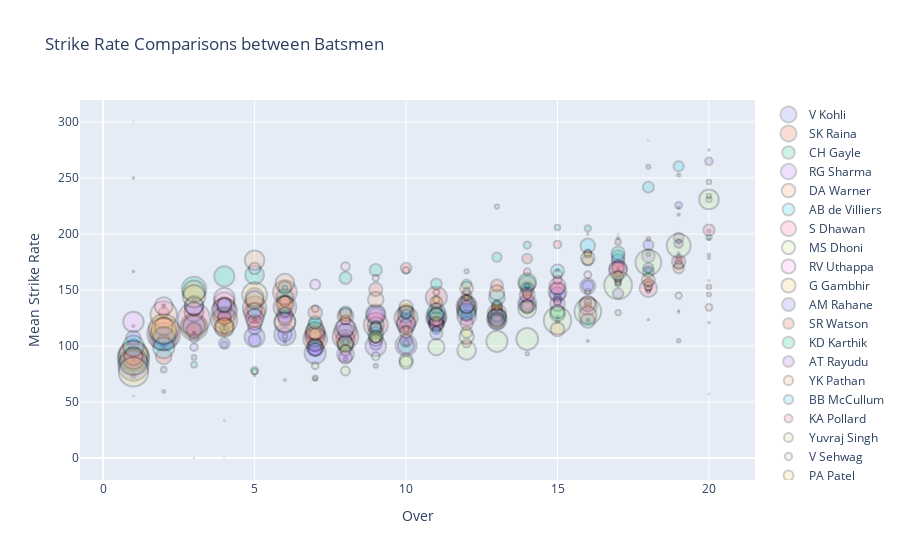

Write notebook code for a chart like this one.
### Code cell
x1 = Data[Data.Batsman=='V Kohli']['Over']
x2 = Data[Data.Batsman=='CH Gayle']['Over']
y1 = Data[Data.Batsman=='V Kohli']['Mean Strike Rate']
y2 = Data[Data.Batsman=='CH Gayle']['Mean Strike Rate']
trace = []

l = list(Data['Batsman'].unique())
d = {player:no for no,player in enumerate(l)}

layout = go.Layout(
    title='Strike Rate Comparisons between Batsmen',
    yaxis=dict(
        title='Mean Strike Rate'
    ),
    xaxis=dict(
        title='Over'
    )
)

for batsman in bmen :
    trace.append(go.Scatter(
    x= Data[Data.Batsman==batsman]['Over'],
    y=Data[Data.Batsman==batsman]['Mean Strike Rate'],
    mode='markers',
    marker=dict(
        size = 0.08*Data[Data.Batsman==batsman]['Total Balls'],
        color=2,
        opacity=0.2,
        line=dict(
                color='Black',
                width=2
            )
    ),
    name=batsman

    ))




fig = go.Figure(data=trace, layout=layout)
py.offline.iplot(fig)

### Figure 1 — Plotly figure (JSON) as saved in the notebook; plotly's stock layout.template omitted (floating-point values rounded to 4 significant figures)
{"data": [{"marker": {"color": 2, "line": {"color": "Black", "width": 2}, "opacity": 0.2, "size": [14.48, 19.2, 21.2, 21.2, 20, 21.36, 21.2, 22.16, 19.36, 18.72, 20.56, 19.2, 17.84, 15.36, 15.12, 15.12, 12.56, 9.92, 6.88, 5.44]}, "mode": "markers", "name": "V Kohli", "type": "scatter", "x": [1, 2, 3, 4, 5, 6, 7, 8, 9, 10, 11, 12, 13, 14, 15, 16, 17, 18, 19, 20], "y": [107.2, 107.5, 118.5, 124.2, 108, 110.1, 93.58, 114.1, 128.5, 120.9, 126.1, 132.5, 126.0, 137.5, 146.0, 153.4, 176.4, 190.3, 225.6, 230.9]}, {"marker": {"color": 2, "line": {"color": "Black", "width": 2}, "opacity": 0.2, "size": [4.24, 9.92, 14.32, 19.52, 23.52, 23.76, 23.76, 25.76, 24, 23.2, 21.12, 20.24, 18.48, 16.56, 13.84, 10.56, 10.48, 8.72, 6.96, 4.56]}, "mode": "markers", "name": "SK Raina", "type": "scatter", "x": [1, 2, 3, 4, 5, 6, 7, 8, 9, 10, 11, 12, 13, 14, 15, 16, 17, 18, 19, 20], "y": [73.58, 129.8, 133.5, 116.8, 134.0, 148.1, 106.4, 108.4, 119, 125.2, 143.6, 135.6, 129.4, 155.6, 151.4, 176.5, 170.2, 156.9, 175.9, 152.6]}, {"marker": {"color": 2, "line": {"color": "Black", "width": 2}, "opacity": 0.2, "size": [31.52, 27.84, 24.56, 20.08, 18.8, 16.64, 14.56, 12, 12.16, 10.56, 10.96, 9.44, 9.28, 7.28, 5.52, 6.32, 4.8, 4, 2.32, 1.84]}, "mode": "markers", "name": "CH Gayle", "type": "scatter", "x": [1, 2, 3, 4, 5, 6, 7, 8, 9, 10, 11, 12, 13, 14, 15, 16, 17, 18, 19, 20], "y": [88.32, 108.3, 150.8, 162.2, 163.4, 143.8, 118.1, 160.7, 167.8, 120.5, 155.5, 155.1, 179.3, 190.1, 205.8, 205.1, 155, 260, 217.2, 195.7]}, {"marker": {"color": 2, "line": {"color": "Black", "width": 2}, "opacity": 0.2, "size": [10.96, 11.52, 8.96, 12.48, 12.8, 13.84, 16.64, 16.88, 20.56, 21.12, 18.88, 19.04, 19.76, 18.4, 18, 18.32, 17.04, 12.72, 9.84, 7.52]}, "mode": "markers", "name": "RG Sharma", "type": "scatter", "x": [1, 2, 3, 4, 5, 6, 7, 8, 9, 10, 11, 12, 13, 14, 15, 16, 17, 18, 19, 20], "y": [101.5, 105.6, 107.1, 127.6, 116.2, 110.4, 98.56, 92.89, 100, 100.8, 124.6, 126.9, 123.9, 137.8, 148.4, 135.8, 169.5, 180.5, 196.7, 264.9]}, {"marker": {"color": 2, "line": {"color": "Black", "width": 2}, "opacity": 0.2, "size": [30.48, 26.48, 21.68, 20.4, 19.52, 18.8, 16.24, 16.08, 15.6, 14.48, 11.84, 10.72, 10, 8.64, 8.96, 7.68, 5.84, 3.52, 3.04, 1.84]}, "mode": "markers", "name": "DA Warner", "type": "scatter", "x": [1, 2, 3, 4, 5, 6, 7, 8, 9, 10, 11, 12, 13, 14, 15, 16, 17, 18, 19, 20], "y": [91.08, 128.1, 148.7, 138.8, 176.6, 156.2, 111.8, 126.9, 141.5, 130.9, 139.2, 141.0, 136.8, 146.3, 164.3, 182.3, 164.4, 181.8, 252.6, 178.3]}, {"marker": {"color": 2, "line": {"color": "Black", "width": 2}, "opacity": 0.2, "size": [1.68, 3.2, 5.76, 9.36, 13.44, 12.88, 14.16, 14.32, 16.24, 17.12, 17.6, 17.76, 15.68, 13.44, 13.28, 14.48, 12.64, 10.72, 9.92, 4.48]}, "mode": "markers", "name": "AB de Villiers", "type": "scatter", "x": [1, 2, 3, 4, 5, 6, 7, 8, 9, 10, 11, 12, 13, 14, 15, 16, 17, 18, 19, 20], "y": [166.7, 100, 83.33, 114.5, 127.4, 131.7, 111.9, 113.4, 118.7, 128.5, 130.5, 137.4, 143.4, 151.2, 166.9, 189.5, 179.7, 241.8, 260.5, 246.4]}, {"marker": {"color": 2, "line": {"color": "Black", "width": 2}, "opacity": 0.2, "size": [27.76, 32.96, 32.32, 25.28, 20.64, 22.72, 19.52, 18.64, 14.32, 14.96, 13.28, 12.56, 10.72, 6.88, 7.12, 6.48, 5.68, 5.2, 4.08, 0.96]}, "mode": "markers", "name": "S Dhawan", "type": "scatter", "x": [1, 2, 3, 4, 5, 6, 7, 8, 9, 10, 11, 12, 13, 14, 15, 16, 17, 18, 19, 20], "y": [92.22, 110.9, 124.3, 131.3, 129.5, 134.9, 108.2, 106.0, 127.4, 117.1, 119.9, 120.4, 132.1, 166.3, 140.4, 135.8, 157.7, 150.8, 178.4, 158.3]}, {"marker": {"color": 2, "line": {"color": "Black", "width": 2}, "opacity": 0.2, "size": [0, 0, 0.4, 0.32, 1.2, 2.24, 5.04, 5.76, 7.84, 13.28, 16.32, 18.8, 21.28, 21.76, 27.36, 26.72, 27.76, 25.76, 23.92, 19.68]}, "mode": "markers", "name": "MS Dhoni", "type": "scatter", "x": [1, 2, 3, 4, 5, 6, 7, 8, 9, 10, 11, 12, 13, 14, 15, 16, 17, 18, 19, 20], "y": [null, null, 0, 0, 73.33, 103.6, 71.43, 104.2, 90.82, 87.35, 99.02, 96.17, 104.1, 106.2, 122.8, 130.8, 154.2, 174.5, 189.6, 230.9]}, {"marker": {"color": 2, "line": {"color": "Black", "width": 2}, "opacity": 0.2, "size": [20.72, 17.84, 18.96, 20.48, 18, 20.8, 19.92, 18.72, 18.48, 18.72, 15.44, 15.36, 12.56, 9.76, 8.4, 7.04, 5.92, 5.68, 3.52, 3.04]}, "mode": "markers", "name": "RV Uthappa", "type": "scatter", "x": [1, 2, 3, 4, 5, 6, 7, 8, 9, 10, 11, 12, 13, 14, 15, 16, 17, 18, 19, 20], "y": [88.42, 117.5, 130.4, 142.6, 124.9, 121.9, 111.6, 116.7, 127.7, 119.2, 120.2, 136.5, 127.4, 136.9, 159.0, 163.6, 156.8, 152.1, 193.2, 202.6]}, {"marker": {"color": 2, "line": {"color": "Black", "width": 2}, "opacity": 0.2, "size": [27.36, 30, 26.8, 25.92, 24.64, 20.88, 18.48, 15.68, 14.08, 13.52, 11.92, 11.04, 9.52, 9.28, 7.36, 5.28, 5.36, 3.44, 1.28, 0.08]}, "mode": "markers", "name": "G Gambhir", "type": "scatter", "x": [1, 2, 3, 4, 5, 6, 7, 8, 9, 10, 11, 12, 13, 14, 15, 16, 17, 18, 19, 20], "y": [86.55, 114.9, 117.0, 123.1, 145.8, 121.1, 113.4, 102.0, 106.2, 134.9, 120.1, 112.3, 135.3, 146.6, 139.1, 148.5, 129.9, 148.8, 131.2, 0]}, {"marker": {"color": 2, "line": {"color": "Black", "width": 2}, "opacity": 0.2, "size": [30.16, 23.12, 22.64, 22.4, 18.32, 15.68, 16, 12.24, 12, 11.52, 12.16, 10.16, 10.4, 9.52, 6.16, 6.72, 6.56, 5.44, 3.44, 2.56]}, "mode": "markers", "name": "AM Rahane", "type": "scatter", "x": [1, 2, 3, 4, 5, 6, 7, 8, 9, 10, 11, 12, 13, 14, 15, 16, 17, 18, 19, 20], "y": [82.49, 106.9, 117.0, 132.9, 143.7, 127.6, 98.5, 105.9, 102, 130.6, 111.2, 127.6, 123.8, 151.3, 144.2, 139.3, 159.8, 167.6, 104.7, 181.2]}, {"marker": {"color": 2, "line": {"color": "Black", "width": 2}, "opacity": 0.2, "size": [18.24, 15.52, 15.2, 13.36, 14.88, 14.48, 13.68, 12.72, 13.28, 10.56, 10.32, 9.92, 12, 9.84, 7.68, 6.64, 5.68, 3.76, 1.84, 1.52]}, "mode": "markers", "name": "SR Watson", "type": "scatter", "x": [1, 2, 3, 4, 5, 6, 7, 8, 9, 10, 11, 12, 13, 14, 15, 16, 17, 18, 19, 20], "y": [90.79, 90.72, 114.2, 125.1, 121.0, 138.1, 129.8, 127.7, 150.6, 169.7, 133.3, 145.2, 154, 178.0, 190.6, 183.1, 193.0, 195.7, 182.6, 121.1]}, {"marker": {"color": 2, "line": {"color": "Black", "width": 2}, "opacity": 0.2, "size": [0.64, 2.96, 4.72, 6.08, 7.28, 9.52, 13.2, 16, 15.28, 16.48, 16.96, 18, 18.32, 18, 14.96, 14.48, 13.2, 11.12, 8.64, 5.36]}, "mode": "markers", "name": "KD Karthik", "type": "scatter", "x": [1, 2, 3, 4, 5, 6, 7, 8, 9, 10, 11, 12, 13, 14, 15, 16, 17, 18, 19, 20], "y": [87.5, 59.46, 89.83, 101.3, 78.02, 130.3, 101.2, 101.5, 110.5, 100.5, 125.9, 130.2, 125.8, 156.9, 128.9, 122.7, 183.0, 166.2, 172.2, 197.0]}, {"marker": {"color": 2, "line": {"color": "Black", "width": 2}, "opacity": 0.2, "size": [2.24, 5.68, 7.6, 10.64, 12.32, 13.04, 12.72, 12.8, 12.96, 12, 14.88, 12.96, 13.92, 12.56, 14.48, 10.88, 10.24, 10, 8.56, 4]}, "mode": "markers", "name": "AT Rayudu", "type": "scatter", "x": [1, 2, 3, 4, 5, 6, 7, 8, 9, 10, 11, 12, 13, 14, 15, 16, 17, 18, 19, 20], "y": [117.9, 78.87, 98.95, 102.3, 105.2, 123.9, 96.86, 90, 115.4, 104.7, 119.4, 134.6, 123.0, 134.4, 137.6, 153.7, 146.9, 169.6, 191.6, 146]}, {"marker": {"color": 2, "line": {"color": "Black", "width": 2}, "opacity": 0.2, "size": [1.6, 3.12, 3.12, 4.4, 3.28, 4.96, 6.72, 9.28, 10.24, 12.48, 14.16, 13.04, 14.8, 13.04, 13.92, 15.6, 12.8, 12.88, 10.56, 6.72]}, "mode": "markers", "name": "YK Pathan", "type": "scatter", "x": [1, 2, 3, 4, 5, 6, 7, 8, 9, 10, 11, 12, 13, 14, 15, 16, 17, 18, 19, 20], "y": [250, 135.9, 141.0, 112.7, 124.4, 151.6, 133.3, 123.3, 118.0, 112.8, 123.7, 151.5, 147.6, 135.6, 114.9, 137.9, 170, 159.0, 169.7, 134.5]}, {"marker": {"color": 2, "line": {"color": "Black", "width": 2}, "opacity": 0.2, "size": [20.8, 21.04, 18.8, 14.16, 14.56, 12.88, 12.56, 11.36, 10.72, 9.28, 7.84, 6.88, 5.76, 4.64, 2.48, 1.76, 2.24, 1.36, 1.36, 1.28]}, "mode": "markers", "name": "BB McCullum", "type": "scatter", "x": [1, 2, 3, 4, 5, 6, 7, 8, 9, 10, 11, 12, 13, 14, 15, 16, 17, 18, 19, 20], "y": [100, 98.48, 136.2, 136.2, 131.9, 152.2, 121.0, 130.3, 116.4, 128.4, 114.3, 148.8, 137.5, 153.4, 125.8, 104.5, 196.4, 123.5, 223.5, 275]}, {"marker": {"color": 2, "line": {"color": "Black", "width": 2}, "opacity": 0.2, "size": [0.32, 0, 0.08, 0.72, 0.56, 1.84, 3.28, 3.44, 4.08, 5.52, 7.28, 8.64, 12.72, 14.96, 16.32, 17.36, 18.24, 17.28, 13.28, 11.2]}, "mode": "markers", "name": "KA Pollard", "type": "scatter", "x": [1, 2, 3, 4, 5, 6, 7, 8, 9, 10, 11, 12, 13, 14, 15, 16, 17, 18, 19, 20], "y": [300, null, 0, 33.33, 157.1, 69.57, 70.73, 88.37, 82.35, 102.9, 120.9, 102.8, 122.0, 145.5, 153.4, 127.6, 167.5, 151.4, 175.3, 203.6]}, {"marker": {"color": 2, "line": {"color": "Black", "width": 2}, "opacity": 0.2, "size": [0.72, 0.88, 2, 1.84, 5.6, 4.72, 6.8, 8.96, 12.56, 13.04, 13.6, 14.48, 16.88, 17.84, 13.84, 13.68, 10.24, 8.24, 6.4, 4.24]}, "mode": "markers", "name": "Yuvraj Singh", "type": "scatter", "x": [1, 2, 3, 4, 5, 6, 7, 8, 9, 10, 11, 12, 13, 14, 15, 16, 17, 18, 19, 20], "y": [55.56, 136.4, 112, 117.4, 77.14, 108.5, 82.35, 77.68, 108.3, 85.28, 128.2, 108.3, 122.3, 133.2, 130.6, 178.4, 162.5, 153.4, 145, 234.0]}, {"marker": {"color": 2, "line": {"color": "Black", "width": 2}, "opacity": 0.2, "size": [20.4, 18, 18.08, 14.24, 11.44, 10.64, 9.92, 8.56, 6.32, 6.64, 5.84, 4.32, 4.24, 2.48, 2.72, 1.6, 0.64, 0.48, 0.08, 0]}, "mode": "markers", "name": "V Sehwag", "type": "scatter", "x": [1, 2, 3, 4, 5, 6, 7, 8, 9, 10, 11, 12, 13, 14, 15, 16, 17, 18, 19, 20], "y": [121.6, 135.6, 135.4, 137.1, 169.2, 139.8, 154.8, 171.0, 160.8, 167.5, 147.9, 166.7, 224.5, 151.6, 167.6, 200, 200, 283.3, 0, null]}, {"marker": {"color": 2, "line": {"color": "Black", "width": 2}, "opacity": 0.2, "size": [29.36, 25.44, 22.48, 17.92, 17.92, 17.36, 11.2, 10.64, 9.28, 5.84, 6.4, 4.8, 4.72, 3.44, 2.96, 2.08, 1.28, 1.04, 0.8, 0.56]}, "mode": "markers", "name": "PA Patel", "type": "scatter", "x": [1, 2, 3, 4, 5, 6, 7, 8, 9, 10, 11, 12, 13, 14, 15, 16, 17, 18, 19, 20], "y": [76.84, 113.5, 144.5, 117.0, 141.1, 136.9, 110.7, 96.24, 106.9, 115.1, 141.2, 143.3, 133.9, 93.02, 121.6, 123.1, 168.8, 153.8, 130, 57.14]}], "layout": {"title": {"text": "Strike Rate Comparisons between Batsmen"}, "xaxis": {"title": {"text": "Over"}}, "yaxis": {"title": {"text": "Mean Strike Rate"}}}}
